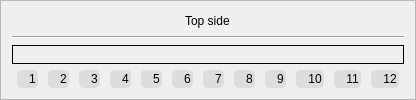
         <widget class="QFrame" name="frame_3">
          <property name="maximumSize">
           <size>
            <width>16777215</width>
            <height>280</height>
           </size>
          </property>
          <property name="frameShape">
           <enum>QFrame::StyledPanel</enum>
          </property>
          <property name="frameShadow">
           <enum>QFrame::Raised</enum>
          </property>
          <layout class="QVBoxLayout" name="verticalLayout_8">
           <item alignment="Qt::AlignHCenter">
            <widget class="QLabel" name="label">
             <property name="maximumSize">
              <size>
               <width>16777215</width>
               <height>20</height>
              </size>
             </property>
             <property name="text">
              <string>Top side</string>
             </property>
            </widget>
           </item>
           <item>
            <widget class="Line" name="line">
             <property name="orientation">
              <enum>Qt::Horizontal</enum>
             </property>
            </widget>
           </item>
           <item>
            <widget class="QFrame" name="frame_103">
             <property name="minimumSize">
              <size>
               <width>0</width>
               <height>1</height>
              </size>
             </property>
             <property name="maximumSize">
              <size>
               <width>16777215</width>
               <height>250</height>
              </size>
             </property>
             <property name="frameShape">
              <enum>QFrame::Box</enum>
             </property>
             <property name="frameShadow">
              <enum>QFrame::Plain</enum>
             </property>
             <layout class="QHBoxLayout" name="horizontalLayout_148">
              <property name="spacing">
               <number>0</number>
              </property>
              <property name="leftMargin">
               <number>0</number>
              </property>
              <property name="topMargin">
               <number>0</number>
              </property>
              <property name="rightMargin">
               <number>0</number>
              </property>
              <property name="bottomMargin">
               <number>0</number>
              </property>
              <item>
               <widget class="QLabel" name="live1">
                <property name="minimumSize">
                 <size>
                  <width>1</width>
                  <height>1</height>
                 </size>
                </property>
                <property name="text">
                 <string/>
                </property>
                <property name="scaledContents">
                 <bool>true</bool>
                </property>
               </widget>
              </item>
              <item>
               <widget class="QLabel" name="live2">
                <property name="minimumSize">
                 <size>
                  <width>1</width>
                  <height>1</height>
                 </size>
                </property>
                <property name="text">
                 <string/>
                </property>
                <property name="scaledContents">
                 <bool>true</bool>
                </property>
               </widget>
              </item>
              <item>
               <widget class="QLabel" name="live3">
                <property name="minimumSize">
                 <size>
                  <width>1</width>
                  <height>1</height>
                 </size>
                </property>
                <property name="text">
                 <string/>
                </property>
                <property name="scaledContents">
                 <bool>true</bool>
                </property>
               </widget>
              </item>
              <item>
               <widget class="QLabel" name="live4">
                <property name="minimumSize">
                 <size>
                  <width>1</width>
                  <height>1</height>
                 </size>
                </property>
                <property name="text">
                 <string/>
                </property>
                <property name="scaledContents">
                 <bool>true</bool>
                </property>
               </widget>
              </item>
              <item>
               <widget class="QLabel" name="live5">
                <property name="minimumSize">
                 <size>
                  <width>1</width>
                  <height>1</height>
                 </size>
                </property>
                <property name="text">
                 <string/>
                </property>
                <property name="scaledContents">
                 <bool>true</bool>
                </property>
               </widget>
              </item>
              <item>
               <widget class="QLabel" name="live6">
                <property name="minimumSize">
                 <size>
                  <width>1</width>
                  <height>1</height>
                 </size>
                </property>
                <property name="text">
                 <string/>
                </property>
                <property name="scaledContents">
                 <bool>true</bool>
                </property>
               </widget>
              </item>
              <item>
               <widget class="QLabel" name="live7">
                <property name="minimumSize">
                 <size>
                  <width>1</width>
                  <height>1</height>
                 </size>
                </property>
                <property name="text">
                 <string/>
                </property>
                <property name="scaledContents">
                 <bool>true</bool>
                </property>
               </widget>
              </item>
              <item>
               <widget class="QLabel" name="live8">
                <property name="minimumSize">
                 <size>
                  <width>1</width>
                  <height>1</height>
                 </size>
                </property>
                <property name="text">
                 <string/>
                </property>
                <property name="scaledContents">
                 <bool>true</bool>
                </property>
               </widget>
              </item>
              <item>
               <widget class="QLabel" name="live9">
                <property name="minimumSize">
                 <size>
                  <width>1</width>
                  <height>1</height>
                 </size>
                </property>
                <property name="text">
                 <string/>
                </property>
                <property name="scaledContents">
                 <bool>true</bool>
                </property>
               </widget>
              </item>
              <item>
               <widget class="QLabel" name="live10">
                <property name="minimumSize">
                 <size>
                  <width>1</width>
                  <height>1</height>
                 </size>
                </property>
                <property name="text">
                 <string/>
                </property>
                <property name="scaledContents">
                 <bool>true</bool>
                </property>
               </widget>
              </item>
              <item>
               <widget class="QLabel" name="live11">
                <property name="minimumSize">
                 <size>
                  <width>1</width>
                  <height>1</height>
                 </size>
                </property>
                <property name="text">
                 <string/>
                </property>
                <property name="scaledContents">
                 <bool>true</bool>
                </property>
               </widget>
              </item>
              <item>
               <widget class="QLabel" name="live12">
                <property name="minimumSize">
                 <size>
                  <width>1</width>
                  <height>1</height>
                 </size>
                </property>
                <property name="text">
                 <string/>
                </property>
                <property name="scaledContents">
                 <bool>true</bool>
                </property>
               </widget>
              </item>
             </layout>
            </widget>
           </item>
           <item>
            <layout class="QHBoxLayout" name="horizontalLayout_208" stretch="0,0,0,0,0,0,0,0,0,0,0,0">
             <property name="spacing">
              <number>10</number>
             </property>
             <property name="leftMargin">
              <number>5</number>
             </property>
             <property name="rightMargin">
              <number>5</number>
             </property>
             <item>
              <widget class="QLabel" name="label_59">
               <property name="maximumSize">
                <size>
                 <width>16777215</width>
                 <height>20</height>
                </size>
               </property>
               <property name="styleSheet">
                <string notr="true">QLabel {
	background-color: rgb(221, 221, 221);
	border-radius: 5px;
	border: 2px solid rgb(221, 221, 221);
	padding-left: 10px;
	selection-color: rgb(255, 255, 255);
	selection-background-color: rgb(255, 121, 198);
}
</string>
               </property>
               <property name="text">
                <string>1</string>
               </property>
               <property name="alignment">
                <set>Qt::AlignCenter</set>
               </property>
              </widget>
             </item>
             <item>
              <widget class="QLabel" name="label_60">
               <property name="maximumSize">
                <size>
                 <width>16777215</width>
                 <height>20</height>
                </size>
               </property>
               <property name="styleSheet">
                <string notr="true">QLabel {
	background-color: rgb(221, 221, 221);
	border-radius: 5px;
	border: 2px solid rgb(221, 221, 221);
	padding-left: 10px;
	selection-color: rgb(255, 255, 255);
	selection-background-color: rgb(255, 121, 198);
}
</string>
               </property>
               <property name="text">
                <string>2</string>
               </property>
               <property name="alignment">
                <set>Qt::AlignCenter</set>
               </property>
              </widget>
             </item>
             <item>
              <widget class="QLabel" name="label_62">
               <property name="maximumSize">
                <size>
                 <width>16777215</width>
                 <height>20</height>
                </size>
               </property>
               <property name="styleSheet">
                <string notr="true">QLabel {
	background-color: rgb(221, 221, 221);
	border-radius: 5px;
	border: 2px solid rgb(221, 221, 221);
	padding-left: 10px;
	selection-color: rgb(255, 255, 255);
	selection-background-color: rgb(255, 121, 198);
}
</string>
               </property>
               <property name="text">
                <string>3</string>
               </property>
               <property name="alignment">
                <set>Qt::AlignCenter</set>
               </property>
              </widget>
             </item>
             <item>
              <widget class="QLabel" name="label_63">
               <property name="maximumSize">
                <size>
                 <width>16777215</width>
                 <height>20</height>
                </size>
               </property>
               <property name="styleSheet">
                <string notr="true">QLabel {
	background-color: rgb(221, 221, 221);
	border-radius: 5px;
	border: 2px solid rgb(221, 221, 221);
	padding-left: 10px;
	selection-color: rgb(255, 255, 255);
	selection-background-color: rgb(255, 121, 198);
}
</string>
               </property>
               <property name="text">
                <string>4</string>
               </property>
               <property name="alignment">
                <set>Qt::AlignCenter</set>
               </property>
              </widget>
             </item>
             <item>
              <widget class="QLabel" name="label_184">
               <property name="maximumSize">
                <size>
                 <width>16777215</width>
                 <height>20</height>
                </size>
               </property>
               <property name="styleSheet">
                <string notr="true">QLabel {
	background-color: rgb(221, 221, 221);
	border-radius: 5px;
	border: 2px solid rgb(221, 221, 221);
	padding-left: 10px;
	selection-color: rgb(255, 255, 255);
	selection-background-color: rgb(255, 121, 198);
}
</string>
               </property>
               <property name="text">
                <string>5</string>
               </property>
               <property name="alignment">
                <set>Qt::AlignCenter</set>
               </property>
              </widget>
             </item>
             <item>
              <widget class="QLabel" name="label_198">
               <property name="maximumSize">
                <size>
                 <width>16777215</width>
                 <height>20</height>
                </size>
               </property>
               <property name="styleSheet">
                <string notr="true">QLabel {
	background-color: rgb(221, 221, 221);
	border-radius: 5px;
	border: 2px solid rgb(221, 221, 221);
	padding-left: 10px;
	selection-color: rgb(255, 255, 255);
	selection-background-color: rgb(255, 121, 198);
}
</string>
               </property>
               <property name="text">
                <string>6</string>
               </property>
               <property name="alignment">
                <set>Qt::AlignCenter</set>
               </property>
              </widget>
             </item>
             <item>
              <widget class="QLabel" name="label_199">
               <property name="maximumSize">
                <size>
                 <width>16777215</width>
                 <height>20</height>
                </size>
               </property>
               <property name="styleSheet">
                <string notr="true">QLabel {
	background-color: rgb(221, 221, 221);
	border-radius: 5px;
	border: 2px solid rgb(221, 221, 221);
	padding-left: 10px;
	selection-color: rgb(255, 255, 255);
	selection-background-color: rgb(255, 121, 198);
}
</string>
               </property>
               <property name="text">
                <string>7</string>
               </property>
               <property name="alignment">
                <set>Qt::AlignCenter</set>
               </property>
              </widget>
             </item>
             <item>
              <widget class="QLabel" name="label_200">
               <property name="maximumSize">
                <size>
                 <width>16777215</width>
                 <height>20</height>
                </size>
               </property>
               <property name="styleSheet">
                <string notr="true">QLabel {
	background-color: rgb(221, 221, 221);
	border-radius: 5px;
	border: 2px solid rgb(221, 221, 221);
	padding-left: 10px;
	selection-color: rgb(255, 255, 255);
	selection-background-color: rgb(255, 121, 198);
}
</string>
               </property>
               <property name="text">
                <string>8</string>
               </property>
               <property name="alignment">
                <set>Qt::AlignCenter</set>
               </property>
              </widget>
             </item>
             <item>
              <widget class="QLabel" name="label_201">
               <property name="maximumSize">
                <size>
                 <width>16777215</width>
                 <height>20</height>
                </size>
               </property>
               <property name="styleSheet">
                <string notr="true">QLabel {
	background-color: rgb(221, 221, 221);
	border-radius: 5px;
	border: 2px solid rgb(221, 221, 221);
	padding-left: 10px;
	selection-color: rgb(255, 255, 255);
	selection-background-color: rgb(255, 121, 198);
}
</string>
               </property>
               <property name="text">
                <string>9</string>
               </property>
               <property name="alignment">
                <set>Qt::AlignCenter</set>
               </property>
              </widget>
             </item>
             <item>
              <widget class="QLabel" name="label_202">
               <property name="maximumSize">
                <size>
                 <width>16777215</width>
                 <height>20</height>
                </size>
               </property>
               <property name="styleSheet">
                <string notr="true">QLabel {
	background-color: rgb(221, 221, 221);
	border-radius: 5px;
	border: 2px solid rgb(221, 221, 221);
	padding-left: 10px;
	selection-color: rgb(255, 255, 255);
	selection-background-color: rgb(255, 121, 198);
}
</string>
               </property>
               <property name="text">
                <string>10</string>
               </property>
               <property name="alignment">
                <set>Qt::AlignCenter</set>
               </property>
              </widget>
             </item>
             <item>
              <widget class="QLabel" name="label_203">
               <property name="maximumSize">
                <size>
                 <width>16777215</width>
                 <height>20</height>
                </size>
               </property>
               <property name="styleSheet">
                <string notr="true">QLabel {
	background-color: rgb(221, 221, 221);
	border-radius: 5px;
	border: 2px solid rgb(221, 221, 221);
	padding-left: 10px;
	selection-color: rgb(255, 255, 255);
	selection-background-color: rgb(255, 121, 198);
}
</string>
               </property>
               <property name="text">
                <string>11</string>
               </property>
               <property name="alignment">
                <set>Qt::AlignCenter</set>
               </property>
              </widget>
             </item>
             <item>
              <widget class="QLabel" name="label_204">
               <property name="maximumSize">
                <size>
                 <width>16777215</width>
                 <height>20</height>
                </size>
               </property>
               <property name="styleSheet">
                <string notr="true">QLabel {
	background-color: rgb(221, 221, 221);
	border-radius: 5px;
	border: 2px solid rgb(221, 221, 221);
	padding-left: 10px;
	selection-color: rgb(255, 255, 255);
	selection-background-color: rgb(255, 121, 198);
}
</string>
               </property>
               <property name="text">
                <string>12</string>
               </property>
               <property name="alignment">
                <set>Qt::AlignCenter</set>
               </property>
              </widget>
             </item>
            </layout>
           </item>
          </layout>
         </widget>
